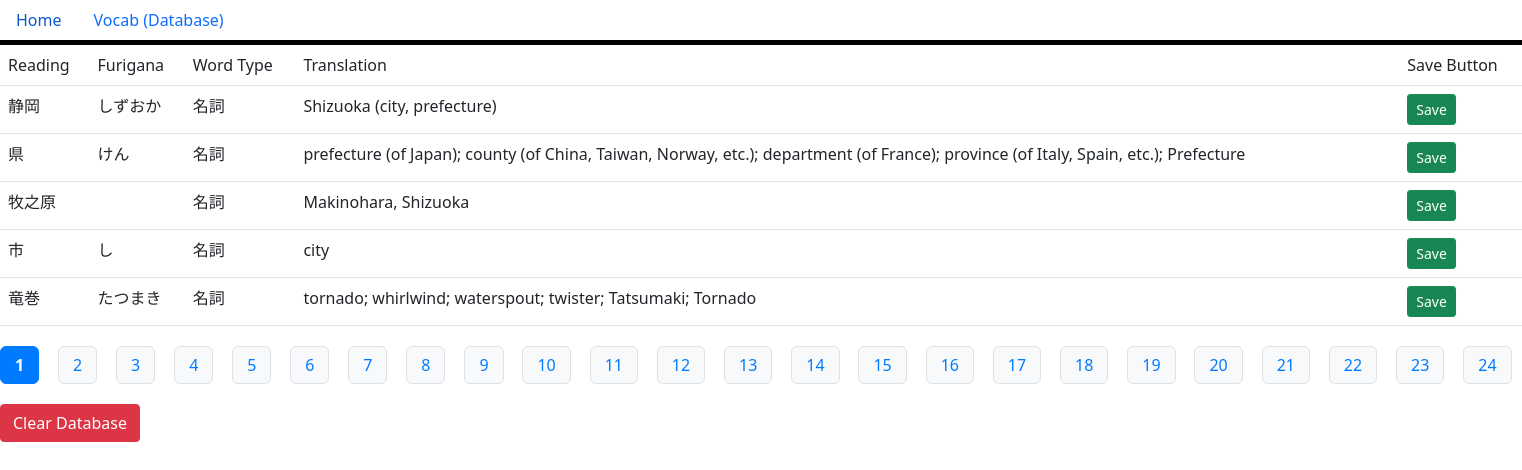
Before: / with the older database file.
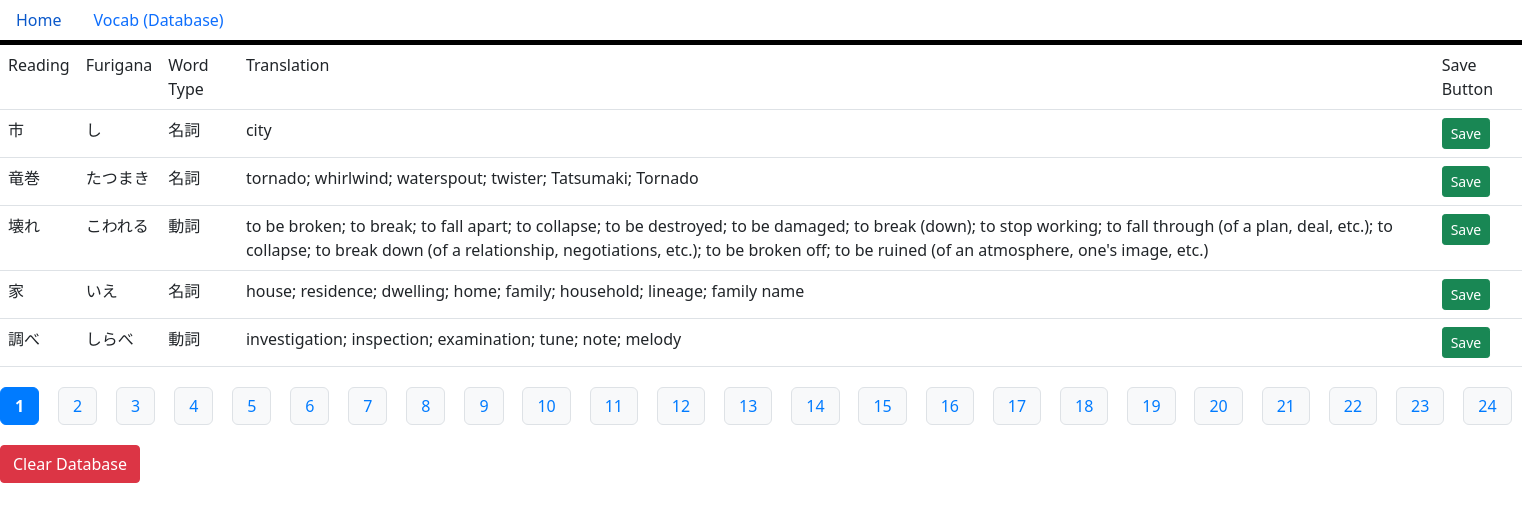
After: the same page with the newer database file.
### main.py (models this page shows, shortened)
class Vocab(db.Model):
    id = db.Column(db.Integer, primary_key=True)
    readingJapanese = db.Column(db.String(50), nullable=False)
    wordType = db.Column(db.String(6), nullable=False)
    translation = db.Column(db.String(300), nullable=False)
    furigana = db.Column(db.String(100), nullable=True)

### main.py (the view, shortened to what this page needs)
@app.route("/", methods=["POST", "GET"])
def index():
    page = int(request.args.get("page", 0))
    per_page = 5
    def remove_saved_vocab(words):
        for vocab in words[:]:
            exists = SavedVocab.query.filter_by(
                readingJapanese=vocab.readingJapanese,
                wordType=vocab.wordType,
                translation=vocab.translation,
                furigana=vocab.furigana
            ).first()
            if exists:
                db.session.delete(vocab)
        db.session.commit()
    if request.method == "GET":
        total_words = Vocab.query.count()
        total_pages = (total_words + per_page - 1) // per_page
        page_numbers = list(range(total_pages))
        words = Vocab.query.offset(page * per_page).limit(per_page).all()
        for vocab in words:
            if not vocab.translation:
                result = data_proccessing_unit.get_jisho_translation(vocab.readingJapanese)
                translation = "; ".join(result["translations"]) if isinstance(result["translations"], list) else result["translations"]
                furigana = result["furigana"]
                vocab.translation = translation
                vocab.furigana = furigana
                db.session.commit()
        remove_saved_vocab(words)
        words = Vocab.query.offset(page * per_page).limit(per_page).all()
        next_page = page + 1
        prev_page = page - 1
        return render_template(
            "homepage.html",
            words=words,
            next_page=next_page,
            prev_page=prev_page,
            page=page,
            page_numbers=page_numbers,
            total_pages=total_pages
        )

### templates/homepage.html (shortened to what this page needs)
{% extends 'base.html' %}
{% block head %}
<link rel="stylesheet" href="../static/style.css">
{% endblock %}
{% block body %}
<div>
    {% if words|length > 0 %}
    <table class="table table-bordere">
        <tr>
            <td>Reading</td>
            <td>Furigana</td>
            <td>Word Type</td>
            <td>Translation</td>
            <td>Save Button</td>
        </tr>
        {% for item in words %}
        <tr>
            <td>{{ item.readingJapanese }}</td>
            <td>{{ item.furigana }}</td>
            <td>{{ item.wordType }}</td>
            <td>{{ item.translation }}</td>
            <td>
                <form method="post" action="/save_vocab" style="display:inline;">
                    <button type="submit" class="btn btn-success btn-sm">Save</button>
                </form>
            </td>
        </tr>
        {% endfor %}
    </table>
    <div class="pagination">
        {% for num in page_numbers %}
        {% if num == page %}
        <span class="active">{{ num + 1 }}</span>
        {% else %}
        <a href="/?page={{ num }}">{{ num + 1 }}</a>
        {% endif %}
        {% endfor %}
    </div>
    <form method="post" action="/clear" style="margin-top: 1em;">
        <button type="submit" class="btn btn-danger">Clear Database</button>
    </form>
    {% endif %}
</div>
{% endblock %}

Changed rows visible on the page:
removed Vocab: readingJapanese "静岡", furigana "しずおか", wordType "名詞", translation "Shizuoka (city, prefecture)"
removed Vocab: readingJapanese "県", furigana "けん", wordType "名詞", translation "prefecture (of Japan); county (of China, Taiwan, Norway, etc.); department (of France); province (of Italy, Spain, etc.); Prefecture"
removed Vocab: readingJapanese "牧之原", wordType "名詞", translation "Makinohara, Shizuoka"
now on this page (row edited): Vocab: readingJapanese "壊れ", furigana "こわれる", wordType "動詞", translation "to be broken; to break; to fall apart; to collapse; to be destroyed; to be damaged; to break (down); to stop working; to fall through (of a plan, deal, etc.); to collapse; to break down (of a relationship, negotiations, etc.); to be broken off; to be ruined (of an atmosphere, one's image, etc.)"
now on this page (row edited): Vocab: readingJapanese "家", furigana "いえ", wordType "名詞", translation "house; residence; dwelling; home; family; household; lineage; family name"
now on this page (row edited): Vocab: readingJapanese "調べ", furigana "しらべ", wordType "動詞", translation "investigation; inspection; examination; tune; note; melody"
